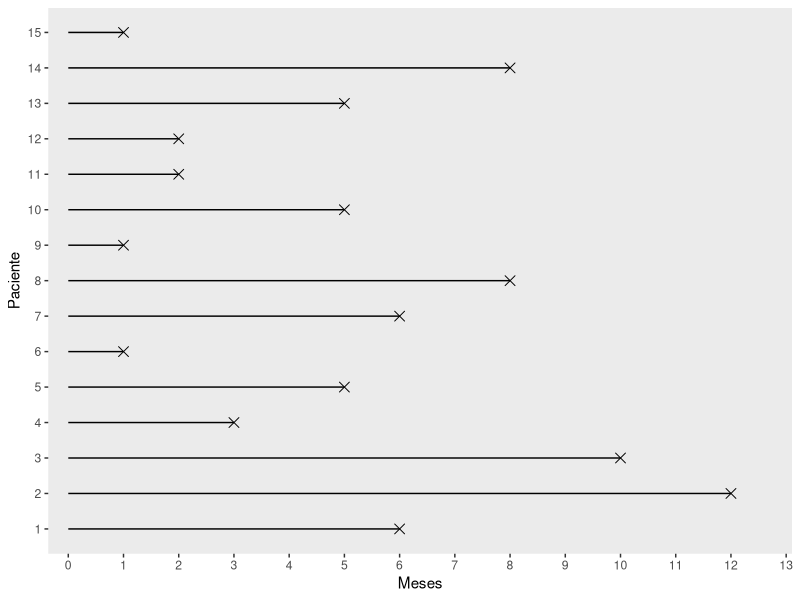
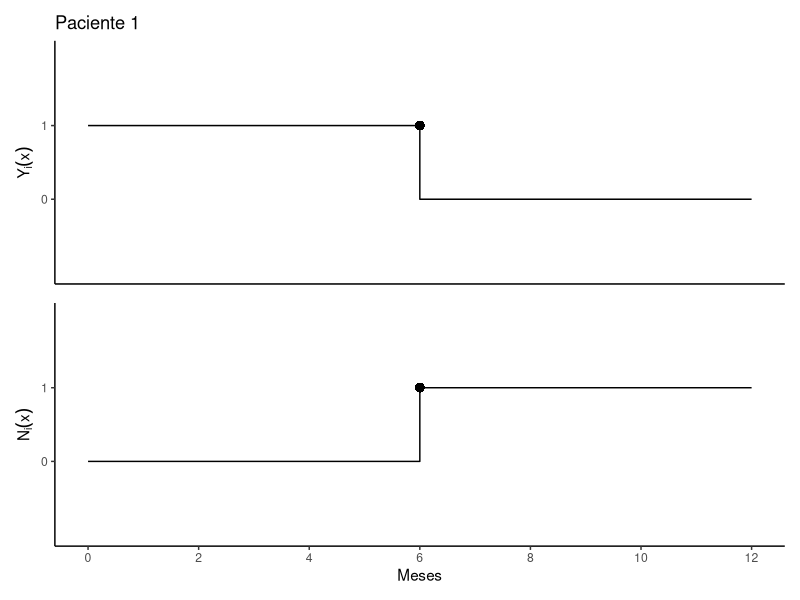
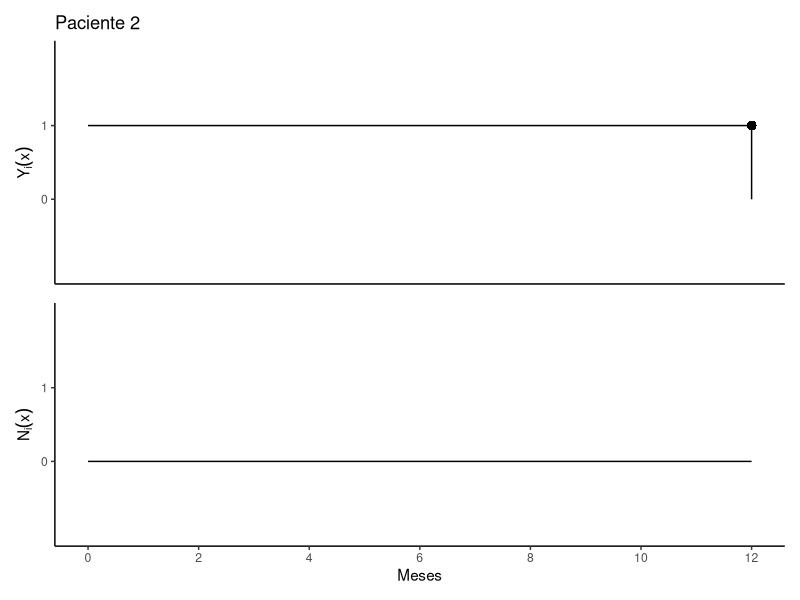
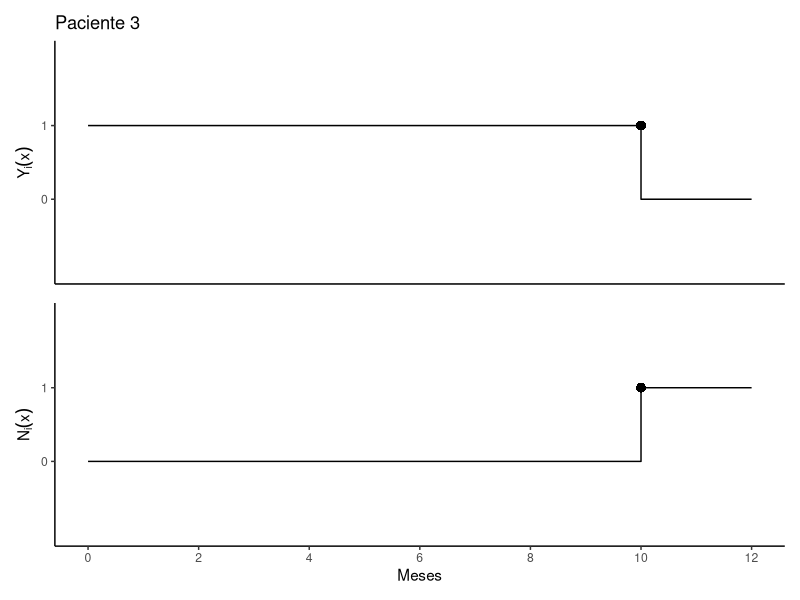
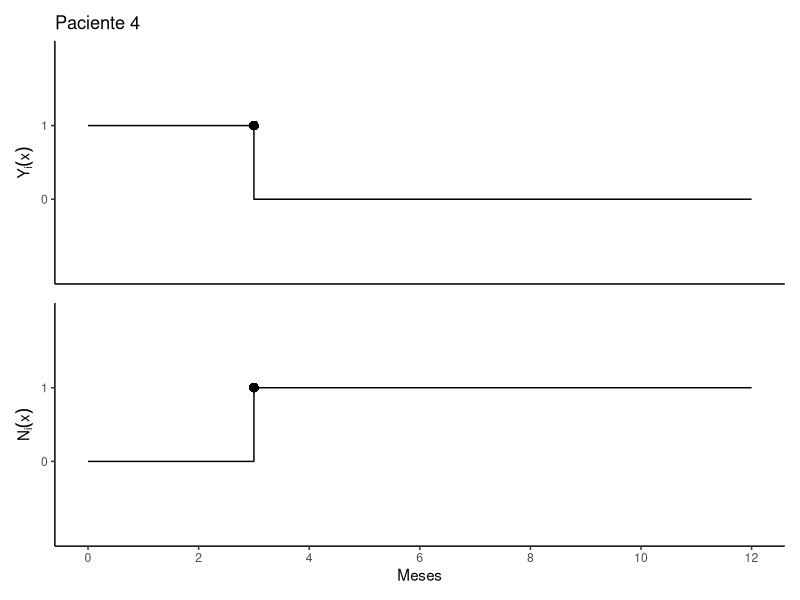
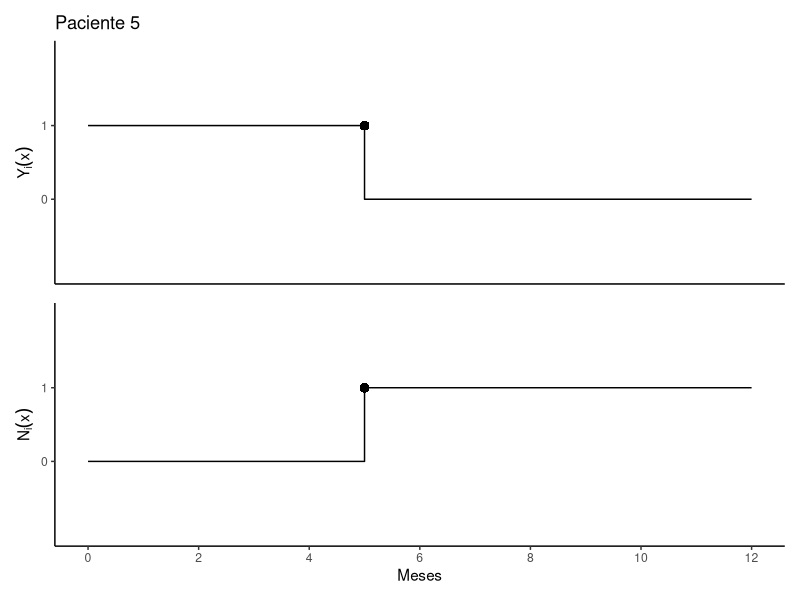
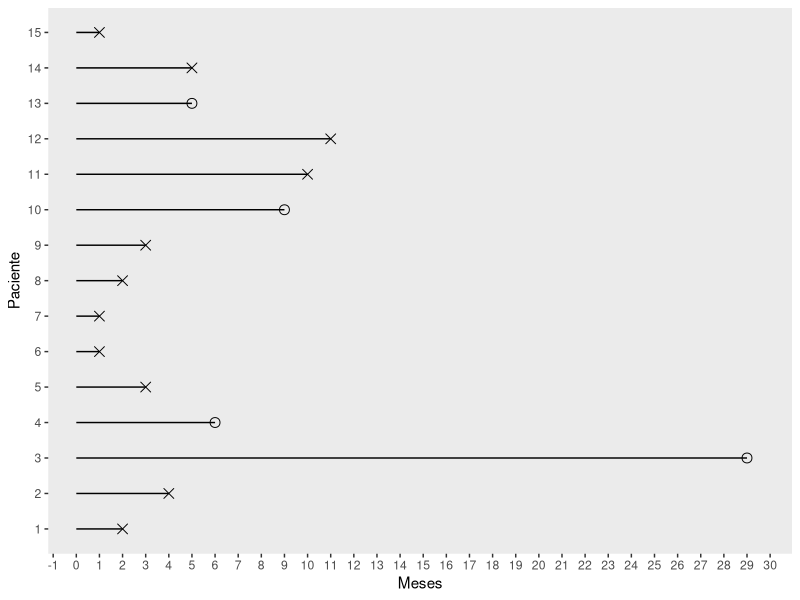
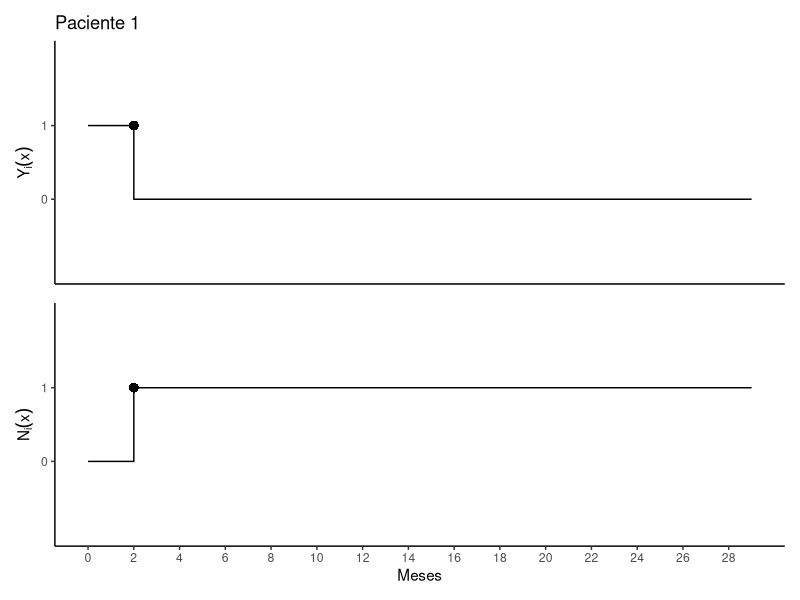

Write R code to recreate these figures, in order. (Note: this script raises an error after producing the figures.)
## ---- chunk 1
knitr::opts_chunk$set(echo = TRUE)
## ---- chunk 2
# Pacotes
library(tidyverse)
library(survival)
library(patchwork)

# Definição de algumas funções que serão usadas ao longo do exercício
# Trajetória do grupo
grup_traj <- function(data, tempo = tempo, id = id) {
  require(ggplot2)
  require(dplyr)
  data <- mutate(data, status2 = recode(status, `1` = 4, `0` = 1))
  y_breaks <- length(data$id)
  x_breaks <- max(data$tempo)

  ggplot(data) +
    geom_point(aes(tempo, id, shape = status2), size = 3) +
    geom_segment(aes(x = 0, y = id, xend = tempo, yend = id)) +
    scale_x_continuous(breaks = scales::extended_breaks(x_breaks),
                       name = "Meses") +
    scale_y_continuous(breaks = scales::extended_breaks(y_breaks),
                       name = "Paciente") +
    scale_shape_identity() +
    theme(panel.grid.minor = element_blank(),
          panel.grid.major = element_blank()) +
    coord_cartesian(xlim = c(0.25, x_breaks + 0.5))
}


# Trajetória do indivíduo
indiv_traj <- function(data, i) {
  require(ggplot2)
  require(patchwork)

  tmax  <- max(data$tempo.fim)
  t.ini <- data$tempo.ini[[i]]
  t.fim <- data$tempo.fim[[i]]
  censu <- data$status[[i]]

  individuo_n <- tibble(
    tempo2 = seq(0, tmax + 1, 1),
    Yx = ifelse(tempo2 >= t.ini & tempo2 < t.fim, 1, 0),
    Nx = ifelse(tempo2 >= t.fim & t.fim != tmax, 1, 0),
    status = data$status[[i]])

  pontos.Nx <- tibble(
    x = with(individuo_n, ifelse(Nx != lag(Nx), tempo2, NA_integer_)),
    y = with(individuo_n, ifelse(Nx != lag(Nx), 1, NA_integer_)),
    shape = ifelse(data$status[[i]] == 0 & x == data$tempo.fim[[i]], 1, 16))

  pontos.Yx <- tibble(
    x = with(individuo_n, ifelse(Yx != lag(Yx), tempo2, NA_integer_)),
    y = with(individuo_n, ifelse(Yx != lag(Yx), lag(Yx), NA_integer_)),
    shape = ifelse(data$status[[i]] == 0 & x == data$tempo.fim[[i]], 1, 16))

  g <- ggplot(individuo_n) +
    geom_step(aes(tempo2, Nx), direction = "hv", na.rm = TRUE) +
    geom_point(data = pontos.Nx,
               aes(x, y, shape = shape),
               size = 3,
               na.rm = TRUE) +
    scale_shape_identity() +
    scale_x_continuous(breaks = seq(0, tmax, 2),
                       minor_breaks = NULL,
                       limits = c(0, tmax),
                       name = "Meses") +
    scale_y_continuous(breaks = 0:1,
                       limits = c(-1, 2),
                       minor_breaks = NULL,
                       name = expression(N[i](x))) +
    theme_classic() +
    theme(panel.grid = element_blank())

  h <- ggplot(individuo_n) +
    geom_step(aes(tempo2, Yx), direction = "hv", na.rm = TRUE) +
    geom_point(
      data = pontos.Yx,
      aes(x, y, shape = shape),
      size = 3,
      na.rm = TRUE) +
    scale_shape_identity() +
    scale_x_continuous(limits = c(0, tmax), minor_breaks = NULL) +
    scale_y_continuous(
      breaks = 0:1,
      limits = c(-1, 2),
      minor_breaks = NULL,
      name = expression(Y[i](x))) +
    theme_classic() +
    theme(
      axis.title.x = element_blank(),
      axis.text.x = element_blank(),
      axis.ticks.x = element_blank(),
      panel.grid = element_blank()) +
    ggtitle(paste0("Paciente ", i))

  wrap_plots(h, g, nrow = 2)
}
## ---- chunk 3
aleit <- tibble(id     = 1:15,
                tempo  = c(6, 12, 10, 3, 5, 1, 6, 8, 1, 5, 2, 2, 5, 8, 1),
                status = 1)

grup_traj(aleit)
## ---- chunk 4
aleit_cont <- mutate(aleit,
                     tempo.ini = 0L,
                     tempo.fim = as.integer(tempo),
                     tempo = tempo.fim - tempo.ini,
                     status = 1L)

indiv_traj(aleit_cont, 1)
indiv_traj(aleit_cont, 2)
indiv_traj(aleit_cont, 3)
indiv_traj(aleit_cont, 4)
indiv_traj(aleit_cont, 5)
## ---- chunk 5
aleit
## ---- chunk 6
aleit_cont
## ---- chunk 7
dial <- tibble(
  id     = 1:15, 
  tempo  = c(2L, 4L, 29L, 6L, 3L, 1L, 1L, 2L, 3L, 9L, 10L, 11L, 5L, 5L, 1L), 
  status = c(1, 1, 0, 0, 1, 1, 1, 1, 1, 0, 1, 1, 0, 1, 1))

grup_traj(dial)
## ---- chunk 8
dial_cont <- cbind(dial, tempo.fim = dial$tempo, tempo.ini = 0)

indiv_traj(dial_cont, 1)
indiv_traj(dial_cont, 2)
indiv_traj(dial_cont, 3)
indiv_traj(dial_cont, 4)
indiv_traj(dial_cont, 5)
## ---- chunk 9
dial
## ---- chunk 10
dial_cont <- tibble(
  id        = 1:15,
  tempo.ini = c(0, 1, 12, 3, 1, 7, 0, 1, 1, 3, 12, 4, 4, 1, 22),
  tempo     = c(2L, 4L, 29L, 6L, 3L, 1L, 1L, 2L, 3L, 9L, 10L, 11L, 5L, 5L, 1L),
  tempo.fim = tempo + tempo.ini,
  status    = c(1, 1, 0, 0, 1, 1, 1, 1, 1, 0, 1, 1, 0, 1, 1)
)

dial_cont
## ---- chunk 11
aids <- tibble(id = 1:6,
               tempo = c(4, 6, 12, 3, 6, 9),
               tempo.ini = c(3, 6, 0, 5, 0, 3),
               tempo.fim = tempo + tempo.ini,
               status = c(1, 0, 0, 0, 1, 0))
aids



# Trajetórias
indiv_traj(aids, 1)
indiv_traj(aids, 2)
indiv_traj(aids, 3)
indiv_traj(aids, 4)
indiv_traj(aids, 5)
indiv_traj(aids, 6)
## ---- chunk 12
(hiv <- tibble(
  id     = 1:6,
  tempo = c(1, 3, 2, 3, 2, 5),
  status = 1))
## ---- chunk 13
(hiv_cont <- tibble(id     = 1:6,
                   tempo.ini  = c(0, 0, 1, 3, 2, 2),
                   tempo = c(1, 3, 2, 3, 2, 5),
                   tempo.fim  = tempo.ini + tempo,
                   status = 1))
## ---- chunk 14
grup_traj(hiv_cont)
## ---- chunk 15
indiv_traj(hiv_cont, 1)
indiv_traj(hiv_cont, 2)
indiv_traj(hiv_cont, 3)
indiv_traj(hiv_cont, 4)
indiv_traj(hiv_cont, 5)
indiv_traj(hiv_cont, 6)
## ---- chunk 16
filter(hiv_cont, tempo.ini < 5, tempo.fim >= 5)
## ---- chunk 17
(ipec <- read_csv2("ipec.csv"))
with(ipec, Surv(tempo, status))
## ---- chunk 18
with(ipec, Surv(ini, fim, status))
## ---- chunk 19
with(ipec, Surv(tempo, status))[c(1, 79)]
with(ipec, Surv(ini, fim, status))[c(1, 79)]
## ---- chunk 20
dim(ipec)
## ---- chunk 21
names(ipec)
## ---- chunk 22
ipec$anotrat[ipec$anotrat == 9] <- NA
ipec$obito[ipec$obito == "I"] <- NA
## ---- chunk 23
ipec$escola <- factor(
  ipec$escola,
  labels = c("sem", "fundam", "medio", "sup")
)

ipec$risco <- factor(
  ipec$risco,
  labels = c("Homo", "UDI", "Transf", "Cont hetero", "Mut parc", "2 fat")
)

ipec$acompan <- factor(
  ipec$acompan,
  labels = c("Amb", "Int.Post", "Int.Imed")
)

ipec$anotrat <- factor(ipec$anotrat)

ipec$tratam <- factor(
  ipec$tratam,
  labels = c("Nenhum", "Mono", "Combinada", "Potente")
)

ipec$doenca <- factor(
  ipec$doenca,
  labels = c("PCP", "TB pulm", "TB diss", "Toxo", "SK",
             "Outra", "Cand", "Herpes", "Duas", "Def CD4")
  )

ipec$propcp <- factor(
  ipec$propcp,
  labels = c("Sem", "Prim", "Secund", "Ambas")
)
## ---- chunk 24
summary(ipec)
## ---- chunk 25
table(ipec$status)
table(ipec$sexo)
table(ipec$escola)
table(ipec$risco)
table(ipec$acompan)
table(ipec$anotrat)
table(ipec$tratam)
table(ipec$doenca)
table(ipec$propcp)
## ---- chunk 26
boxplot(
  tempo ~ status,
  data = ipec,
  main = "Tempo por status",
  ylab = "Tempo(dias)",
  xlab = "Desfecho")

boxplot(
  tempo ~ sexo,
  data = ipec,
  main = "Tempo por sexo",
  ylab = "Tempo(dias)",
  xlab = "Sexo")

boxplot(
  tempo ~ escola,
  data = ipec,
  main = "Tempo por escolaridade",
  ylab = "Tempo(dias)",
  xlab = "Escolaridade")

boxplot(
  tempo ~ risco,
  data = ipec,
  main = "Tempo por risco",
  ylab = "Tempo(dias)",
  xlab = "Risco")

boxplot(
  tempo ~ acompan,
  data = ipec,
  main = "Tempo por acompanhamento",
  ylab = "Tempo(dias)",
  xlab = "Risco")

boxplot(
  tempo ~ tratam,
  data = ipec,
  main = "Tempo por tratamento",
  ylab = "Tempo(dias)",
  xlab = "Tratamento")

boxplot(
  tempo ~ doenca,
  data = ipec,
  main = "Tempo por doença",
  ylab = "Tempo(dias)",
  xlab = "Doença")

boxplot(
  tempo ~ propcp,
  data = ipec,
  main = "Tempo por propcp",
  ylab = "Tempo(dias)",
  xlab = "Propcp")

hist(
  ipec$tempo,
  main = "Sobrevivência",
  ylab = "Freqüência",
  xlab = "Dias")

hist(
  ipec$tempo/30,
  breaks = seq(0, 120, 6),
  at     = seq(0, 120, 12),
  main   = "Sobrevivência",
  ylab   = "Freqüência",
  xlab   = "Meses")

hist(
  ipec$idade,
  main = "Idade",
  ylab = "Frequência",
  xlab = "Idade")
